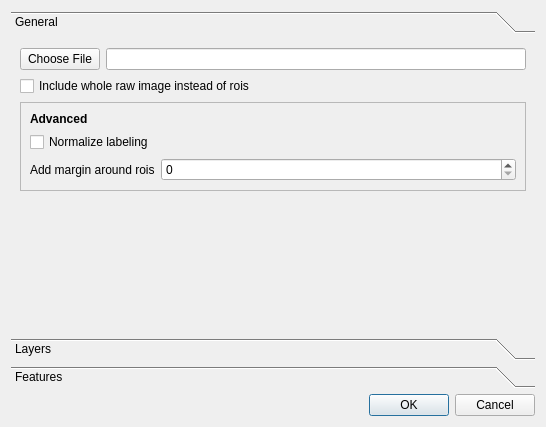
<?xml version="1.0" encoding="UTF-8"?>
<ui version="4.0">
 <class>KnimeExportDialog</class>
 <widget class="QDialog" name="KnimeExportDialog">
  <property name="geometry">
   <rect>
    <x>0</x>
    <y>0</y>
    <width>546</width>
    <height>427</height>
   </rect>
  </property>
  <property name="windowTitle">
   <string>Dialog</string>
  </property>
  <layout class="QVBoxLayout" name="verticalLayout">
   <item>
    <widget class="QToolBox" name="toolBox">
     <property name="enabled">
      <bool>true</bool>
     </property>
     <widget class="QWidget" name="generalBox">
      <property name="geometry">
       <rect>
        <x>0</x>
        <y>0</y>
        <width>528</width>
        <height>283</height>
       </rect>
      </property>
      <attribute name="label">
       <string>General</string>
      </attribute>
      <layout class="QFormLayout" name="formLayout">
       <property name="fieldGrowthPolicy">
        <enum>QFormLayout::AllNonFixedFieldsGrow</enum>
       </property>
       <item row="0" column="0">
        <widget class="QPushButton" name="choosePath">
         <property name="text">
          <string>Choose File</string>
         </property>
        </widget>
       </item>
       <item row="0" column="1">
        <widget class="QLineEdit" name="exportPath">
         <property name="text">
          <string/>
         </property>
        </widget>
       </item>
       <item row="2" column="0" colspan="2">
        <widget class="QCheckBox" name="includeRaw">
         <property name="text">
          <string>Include whole raw image instead of rois</string>
         </property>
        </widget>
       </item>
       <item row="3" column="0" colspan="2">
        <widget class="QFrame" name="frame">
         <property name="minimumSize">
          <size>
           <width>20</width>
           <height>20</height>
          </size>
         </property>
         <property name="sizeIncrement">
          <size>
           <width>5</width>
           <height>5</height>
          </size>
         </property>
         <property name="baseSize">
          <size>
           <width>20</width>
           <height>20</height>
          </size>
         </property>
         <property name="frameShape">
          <enum>QFrame::StyledPanel</enum>
         </property>
         <property name="frameShadow">
          <enum>QFrame::Raised</enum>
         </property>
         <property name="lineWidth">
          <number>10</number>
         </property>
         <layout class="QFormLayout" name="formLayout_2">
          <item row="0" column="0">
           <widget class="QLabel" name="advancedLabel">
            <property name="styleSheet">
             <string notr="true">font-weight: bold;</string>
            </property>
            <property name="text">
             <string>Advanced</string>
            </property>
           </widget>
          </item>
          <item row="2" column="0">
           <widget class="QCheckBox" name="normalizeLabeling">
            <property name="text">
             <string>Normalize labeling</string>
            </property>
           </widget>
          </item>
          <item row="3" column="0">
           <widget class="QLabel" name="marginLabel">
            <property name="text">
             <string>Add margin around rois</string>
            </property>
           </widget>
          </item>
          <item row="3" column="1">
           <widget class="QSpinBox" name="addMargin">
            <property name="accelerated">
             <bool>true</bool>
            </property>
            <property name="maximum">
             <number>200</number>
            </property>
           </widget>
          </item>
         </layout>
        </widget>
       </item>
      </layout>
     </widget>
     <widget class="QWidget" name="layerBox">
      <property name="enabled">
       <bool>true</bool>
      </property>
      <property name="geometry">
       <rect>
        <x>0</x>
        <y>0</y>
        <width>528</width>
        <height>283</height>
       </rect>
      </property>
      <attribute name="label">
       <string>Layers</string>
      </attribute>
      <layout class="QVBoxLayout" name="verticalLayout_2">
       <item>
        <widget class="QLabel" name="label">
         <property name="text">
          <string>Select object layers to export</string>
         </property>
        </widget>
       </item>
       <item>
        <widget class="QListWidget" name="objLayerView">
         <property name="selectionMode">
          <enum>QAbstractItemView::NoSelection</enum>
         </property>
        </widget>
       </item>
      </layout>
     </widget>
     <widget class="QWidget" name="featureBox">
      <property name="geometry">
       <rect>
        <x>0</x>
        <y>0</y>
        <width>528</width>
        <height>283</height>
       </rect>
      </property>
      <attribute name="label">
       <string>Features</string>
      </attribute>
      <layout class="QGridLayout" name="gridLayout">
       <item row="3" column="1">
        <widget class="QPushButton" name="selectAllFeatures">
         <property name="text">
          <string>All</string>
         </property>
        </widget>
       </item>
       <item row="3" column="2">
        <widget class="QPushButton" name="selectNoFeatures">
         <property name="text">
          <string>None</string>
         </property>
        </widget>
       </item>
       <item row="3" column="3">
        <spacer name="horizontalSpacer">
         <property name="orientation">
          <enum>Qt::Horizontal</enum>
         </property>
         <property name="sizeHint" stdset="0">
          <size>
           <width>40</width>
           <height>20</height>
          </size>
         </property>
        </spacer>
       </item>
       <item row="1" column="0" colspan="4">
        <widget class="QTreeWidget" name="featureView">
         <property name="alternatingRowColors">
          <bool>false</bool>
         </property>
         <property name="selectionMode">
          <enum>QAbstractItemView::NoSelection</enum>
         </property>
         <property name="textElideMode">
          <enum>Qt::ElideNone</enum>
         </property>
         <column>
          <property name="text">
           <string notr="true">1</string>
          </property>
         </column>
        </widget>
       </item>
      </layout>
     </widget>
    </widget>
   </item>
   <item>
    <widget class="QDialogButtonBox" name="buttonBox">
     <property name="orientation">
      <enum>Qt::Horizontal</enum>
     </property>
     <property name="standardButtons">
      <set>QDialogButtonBox::Cancel|QDialogButtonBox::Ok</set>
     </property>
    </widget>
   </item>
  </layout>
 </widget>
 <resources/>
 <connections>
  <connection>
   <sender>buttonBox</sender>
   <signal>accepted()</signal>
   <receiver>KnimeExportDialog</receiver>
   <slot>validate_before_exit()</slot>
   <hints>
    <hint type="sourcelabel">
     <x>248</x>
     <y>254</y>
    </hint>
    <hint type="destinationlabel">
     <x>157</x>
     <y>274</y>
    </hint>
   </hints>
  </connection>
  <connection>
   <sender>buttonBox</sender>
   <signal>rejected()</signal>
   <receiver>KnimeExportDialog</receiver>
   <slot>reject()</slot>
   <hints>
    <hint type="sourcelabel">
     <x>316</x>
     <y>260</y>
    </hint>
    <hint type="destinationlabel">
     <x>286</x>
     <y>274</y>
    </hint>
   </hints>
  </connection>
  <connection>
   <sender>selectAllFeatures</sender>
   <signal>clicked()</signal>
   <receiver>KnimeExportDialog</receiver>
   <slot>select_all_features()</slot>
   <hints>
    <hint type="sourcelabel">
     <x>66</x>
     <y>362</y>
    </hint>
    <hint type="destinationlabel">
     <x>272</x>
     <y>213</y>
    </hint>
   </hints>
  </connection>
  <connection>
   <sender>selectNoFeatures</sender>
   <signal>clicked()</signal>
   <receiver>KnimeExportDialog</receiver>
   <slot>select_no_features()</slot>
   <hints>
    <hint type="sourcelabel">
     <x>157</x>
     <y>362</y>
    </hint>
    <hint type="destinationlabel">
     <x>272</x>
     <y>213</y>
    </hint>
   </hints>
  </connection>
  <connection>
   <sender>choosePath</sender>
   <signal>clicked()</signal>
   <receiver>KnimeExportDialog</receiver>
   <slot>choose_path()</slot>
   <hints>
    <hint type="sourcelabel">
     <x>65</x>
     <y>62</y>
    </hint>
    <hint type="destinationlabel">
     <x>272</x>
     <y>213</y>
    </hint>
   </hints>
  </connection>
  <connection>
   <sender>includeRaw</sender>
   <signal>stateChanged(int)</signal>
   <receiver>KnimeExportDialog</receiver>
   <slot>include_raw_changed(int)</slot>
   <hints>
    <hint type="sourcelabel">
     <x>272</x>
     <y>92</y>
    </hint>
    <hint type="destinationlabel">
     <x>272</x>
     <y>213</y>
    </hint>
   </hints>
  </connection>
  <connection>
   <sender>includeRaw</sender>
   <signal>toggled(bool)</signal>
   <receiver>frame</receiver>
   <slot>setDisabled(bool)</slot>
   <hints>
    <hint type="sourcelabel">
     <x>272</x>
     <y>98</y>
    </hint>
    <hint type="destinationlabel">
     <x>272</x>
     <y>148</y>
    </hint>
   </hints>
  </connection>
 </connections>
 <slots>
  <slot>select_all_features()</slot>
  <slot>select_no_features()</slot>
  <slot>validate_before_exit()</slot>
  <slot>choose_path()</slot>
  <slot>include_raw_changed(int)</slot>
 </slots>
</ui>
